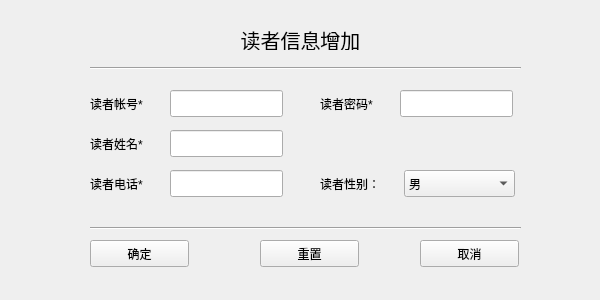
<?xml version="1.0" encoding="UTF-8"?>
<ui version="4.0">
 <class>AddReaderForm</class>
 <widget class="QWidget" name="AddReaderForm">
  <property name="geometry">
   <rect>
    <x>0</x>
    <y>0</y>
    <width>600</width>
    <height>300</height>
   </rect>
  </property>
  <property name="windowTitle">
   <string>Form</string>
  </property>
  <widget class="QLabel" name="rno_lab">
   <property name="geometry">
    <rect>
     <x>90</x>
     <y>95</y>
     <width>67</width>
     <height>17</height>
    </rect>
   </property>
   <property name="text">
    <string>读者帐号*</string>
   </property>
  </widget>
  <widget class="QPushButton" name="cancel_btn">
   <property name="geometry">
    <rect>
     <x>420</x>
     <y>240</y>
     <width>99</width>
     <height>27</height>
    </rect>
   </property>
   <property name="text">
    <string>取消</string>
   </property>
  </widget>
  <widget class="QLabel" name="r_add_lab">
   <property name="geometry">
    <rect>
     <x>200</x>
     <y>30</y>
     <width>201</width>
     <height>20</height>
    </rect>
   </property>
   <property name="font">
    <font>
     <pointsize>15</pointsize>
    </font>
   </property>
   <property name="text">
    <string>读者信息增加</string>
   </property>
   <property name="alignment">
    <set>Qt::AlignCenter</set>
   </property>
  </widget>
  <widget class="QLineEdit" name="rno_le">
   <property name="geometry">
    <rect>
     <x>170</x>
     <y>90</y>
     <width>113</width>
     <height>27</height>
    </rect>
   </property>
  </widget>
  <widget class="QLineEdit" name="rtel_le">
   <property name="geometry">
    <rect>
     <x>170</x>
     <y>170</y>
     <width>113</width>
     <height>27</height>
    </rect>
   </property>
  </widget>
  <widget class="Line" name="line_1">
   <property name="geometry">
    <rect>
     <x>90</x>
     <y>60</y>
     <width>431</width>
     <height>16</height>
    </rect>
   </property>
   <property name="orientation">
    <enum>Qt::Horizontal</enum>
   </property>
  </widget>
  <widget class="QLabel" name="rtel_lab">
   <property name="geometry">
    <rect>
     <x>90</x>
     <y>175</y>
     <width>71</width>
     <height>17</height>
    </rect>
   </property>
   <property name="text">
    <string>读者电话*</string>
   </property>
  </widget>
  <widget class="Line" name="line_2">
   <property name="geometry">
    <rect>
     <x>90</x>
     <y>220</y>
     <width>431</width>
     <height>16</height>
    </rect>
   </property>
   <property name="orientation">
    <enum>Qt::Horizontal</enum>
   </property>
  </widget>
  <widget class="QLineEdit" name="rkey_le">
   <property name="geometry">
    <rect>
     <x>400</x>
     <y>90</y>
     <width>113</width>
     <height>27</height>
    </rect>
   </property>
  </widget>
  <widget class="QLabel" name="rkey_lab">
   <property name="geometry">
    <rect>
     <x>320</x>
     <y>95</y>
     <width>81</width>
     <height>17</height>
    </rect>
   </property>
   <property name="text">
    <string>读者密码*</string>
   </property>
  </widget>
  <widget class="QLabel" name="rname_lab">
   <property name="geometry">
    <rect>
     <x>90</x>
     <y>135</y>
     <width>67</width>
     <height>17</height>
    </rect>
   </property>
   <property name="text">
    <string>读者姓名*</string>
   </property>
  </widget>
  <widget class="QPushButton" name="ensure_btn">
   <property name="geometry">
    <rect>
     <x>90</x>
     <y>240</y>
     <width>99</width>
     <height>27</height>
    </rect>
   </property>
   <property name="text">
    <string>确定</string>
   </property>
  </widget>
  <widget class="QLineEdit" name="rname_le">
   <property name="geometry">
    <rect>
     <x>170</x>
     <y>130</y>
     <width>113</width>
     <height>27</height>
    </rect>
   </property>
  </widget>
  <widget class="QPushButton" name="reset_btn">
   <property name="geometry">
    <rect>
     <x>260</x>
     <y>240</y>
     <width>99</width>
     <height>27</height>
    </rect>
   </property>
   <property name="text">
    <string>重置</string>
   </property>
  </widget>
  <widget class="QLabel" name="rsex_lab">
   <property name="geometry">
    <rect>
     <x>320</x>
     <y>175</y>
     <width>67</width>
     <height>17</height>
    </rect>
   </property>
   <property name="text">
    <string>读者性别：</string>
   </property>
  </widget>
  <widget class="QComboBox" name="rsex_cbx">
   <property name="geometry">
    <rect>
     <x>404</x>
     <y>170</y>
     <width>111</width>
     <height>27</height>
    </rect>
   </property>
   <item>
    <property name="text">
     <string>男</string>
    </property>
   </item>
   <item>
    <property name="text">
     <string>女</string>
    </property>
   </item>
  </widget>
 </widget>
 <resources/>
 <connections/>
</ui>
